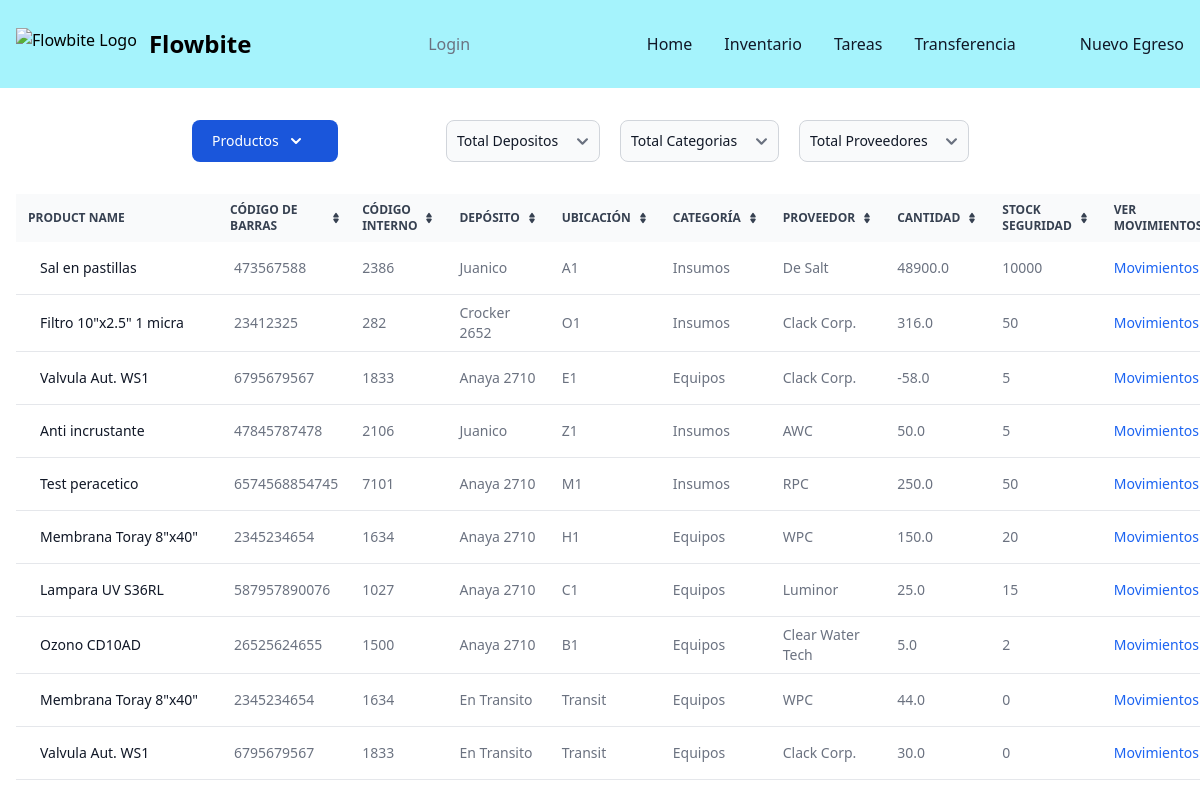
Before: /stock/ with the older database file.
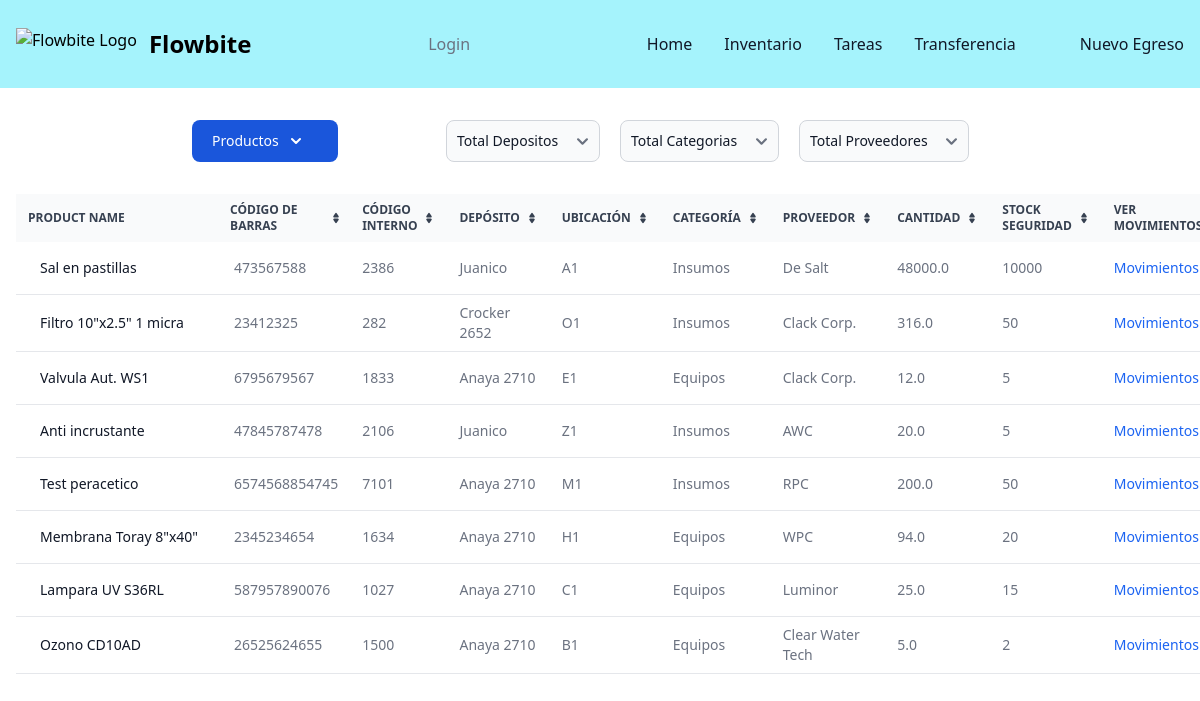
After: the same page with the newer database file.
### filsa/models.py (models this page shows, shortened)
class Product(models.Model):
    CATEGORIES = [('Tubos', 'Tubos'),
                  ('Tornillos', 'Tornillos'),
                  ('Accesorios','Accesorios'),
                  ('Maquinas','Maquinas'),
                  ('Insumos','Insumos')
                  ]
    product_id = models.AutoField(primary_key=True)
    name = models.CharField(max_length=50)
    barcode = models.BigIntegerField(verbose_name=u"Codigo de Barras")
    internalCode = models.BigIntegerField(verbose_name=u"Codigo Interno")
    quantity = models.FloatField()
    category = models.CharField(max_length=20, choices=CATEGORIES, default='Insumos')
    location = models.CharField(max_length=20, default='')
    supplier = models.CharField(max_length=20, default='')
    warehouse = models.ForeignKey(Warehouses, on_delete=models.CASCADE, related_name='warehouse_name')
    deltaQuantity = models.FloatField()
    stockSecurity = models.IntegerField()
    inTransit = models.BooleanField()
    def __str__(self):
        return self.name

class Warehouses(models.Model):
    name = models.CharField(max_length=50)

### filsa/views.py (the view)
# urls.py: path('stock/', StockListView.as_view() , name='stock'),
class StockListView(generic.ListView):
    model = Product
    template_name = 'stock.html'
    print('llega aca con el checkbox')
    def get_context_data(self, *args, **kwargs):
        products_obj = Product.objects.all().values()
        context = super(StockListView, self).get_context_data(*args, **kwargs)
        warehouse = self.request.GET.get('warehouse',None)
        print('warehouse is', warehouse)
        supplier = self.request.GET.get('supplier',None)
        category = self.request.GET.get('category',None)
        if category:
            category_filter = True
            categoryList = [category]
        else:
            categoryList = Product.objects.all().values('category').distinct()
        if supplier:
            supplier_filter = True
            supplierList = [supplier]
        else:
            supplierList = Product.objects.all().values('supplier').distinct()
        if warehouse:
            warehouse = Warehouses.objects.get(name=warehouse)
            warehouseList = Warehouses.objects.get(name=warehouse)
            context.update({'products' : Product.objects.select_related('warehouse').filter(warehouse=warehouse, category ='Insumos')}) #, supplier ='De Salt')
        else:
            warehouseList = Warehouses.objects.all()
        context['products'] = Product.objects.all().select_related('warehouse') #.filter(category__in=categoryList, supplier__in=supplierList)
        print('categoryList', categoryList)
        print('args', args)
        print('kwargs in get_context_data', kwargs)
        context['productList'] = Product.objects.all().values('name').distinct()
        context['categoryList'] = Product.objects.all().values('category').distinct()
        context['supplierList'] = Product.objects.all().values('supplier').distinct()
        context['warehouseList'] = Warehouses.objects.all().values('name').distinct()
        print('context in get_context_data', context)
        return context

### filsa/templatetags/grouptag.py (called while the page is built)
@register.filter
def has_group(user, group_name):
    return user.groups.filter(name=group_name).exists()

### filsa/templates/stock.html (shortened to what this page needs)
{% extends '_base.html' %}
{% load static %}
{% block content %}
<div class="grid grid-cols-4 gap-2 ml-40 py-2 px-8 max-w-2xl lg:py-8">
        <button id="dropdownSearchButton" data-dropdown-toggle="dropdownSearch" data-dropdown-placement="bottom" class="text-white bg-blue-700 hover:bg-blue-800 focus:ring-4 focus:outline-none focus:ring-blue-300 font-medium rounded-lg text-sm px-5 py-2.5 text-center inline-flex items-center dark:bg-blue-600 dark:hover:bg-blue-700 dark:focus:ring-blue-800" type="button">Productos <svg class="w-2.5 h-2.5 ms-3" aria-hidden="true" xmlns="http://www.w3.org/2000/svg" fill="none" viewBox="0 0 10 6">
            <path stroke="currentColor" stroke-linecap="round" stroke-linejoin="round" stroke-width="2" d="m1 1 4 4 4-4"/>
            </svg>
            </button>
        <form method='GET' action="{% url 'filterproducts' %}"  id='filters' class="ml-20 sm:block lg:inline-flex">
            <select  name="deposito" id="deposito" class="ml-5 bg-gray-50 border border-gray-300 text-gray-900 text-sm rounded-lg focus:ring-blue-500 focus:border-blue-500 p-2.5 dark:bg-gray-700 dark:border-gray-600 dark:placeholder-gray-400 dark:text-white dark:focus:ring-blue-500 dark:focus:border-blue-500">
              <option selected>Total Depositos</option>
            </select>
            <select  name="categoria" id="categoria" class="ml-5 bg-gray-50 border border-gray-300 text-gray-900 text-sm rounded-lg focus:ring-blue-500 focus:border-blue-500 p-2.5 dark:bg-gray-700 dark:border-gray-600 dark:placeholder-gray-400 dark:text-white dark:focus:ring-blue-500 dark:focus:border-blue-500">
              <option selected>Total Categorias</option>
            </select>
            <select  name="supplier" id="supplier" class="ml-5 bg-gray-50 border border-gray-300 text-gray-900 text-sm rounded-lg focus:ring-blue-500 focus:border-blue-500 p-2.5 dark:bg-gray-700 dark:border-gray-600 dark:placeholder-gray-400 dark:text-white dark:focus:ring-blue-500 dark:focus:border-blue-500">
              <option selected>Total Proveedores</option>
            </select>
            </form>
</div>
<div class="w-full px-4 relative overflow-x-auto">
    <table id="productTable" class="py-8 px-4 mx-auto max-w-2xl lg:py-16 text-sm text-left rtl:text-right text-gray-500 dark:text-gray-400">
        <thead class="text-xs text-gray-700 uppercase bg-gray-50 dark:bg-gray-700 dark:text-gray-400">
            <tr>
                <th scope="col" class="px-3 py-2">
                    Product name
                </th>
                <th scope="col" class="px-2 py-2">
                    <div class="flex items-center">
                        Código de Barras
                        <a href="#"></a>
                    </div>
                </th>
                <th scope="col" class="px-3 py-2">
                    <div class="flex items-center">
                        Código Interno
                        <a href="#"></a>
                    </div>
                </th>
                <th scope="col" class="px-3 py-2">
                    <div class="flex items-center">
                        Depósito
                        <a href="#"></a>
                    </div>
                </th>
                <th scope="col" class="px-3 py-2">
                    <div class="flex items-center">
                        Ubicación
                        <a href="#"></a>
                    </div>
                </th>
                <th scope="col" class="px-3 py-2">
                    <div class="flex items-center">
                        Categoría
                        <a href="#"></a>
                    </div>
                </th>
                <th scope="col" class="px-3 py-2">
                    <div class="flex items-center">
                        Proveedor
                        <a href="#"></a>
                    </div>
                </th>
                <th scope="col" class="px-3 py-2">
                    <div class="flex items-center">
                        Cantidad
                        <a href="#"></a>
                    </div>
                </th>
                <th scope="col" class="px-3 py-2">
                    <div class="flex items-center">
                        Stock Seguridad
                        <a href="#"></a>
                    </div>
                </th>
                <th scope="col" class="px-3 py-2">
                    <div class="flex items-center">
                    <span>Ver Movimientos</span>
                </div>
                </th>
            </tr>
        </thead>
        <tbody>
            {% for product in products %}
            <tr class="bg-white border-b dark:bg-gray-800 dark:border-gray-700">
                <th scope="row" class="px-6 py-4 font-medium text-gray-900 whitespace-nowrap dark:text-white">
                    {{product.name}}
                </th>
                <td class="px-3 py-2">
                    {{product.barcode}}
                </td>
                <td class="px-3 py-2">
                    {{product.internalCode}}
                </td>
                <td class="px-3 py-2">
                    {{product.warehouse.name}}
                </td>
                <td class="px-3 py-2">
                    {{product.location}}
                </td>
                <td class="px-3 py-2">
                    {{product.category}}
                </td>
                <td class="px-3 py-2">
                    {{product.supplier}}
                </td>
                <td class="px-3 py-2">
                    {{product.quantity}}
                </td>
                <td class="px-3 py-2">
                    {{product.stockSecurity}}
                </td>
                <td class="px-3 py-2">
                    <a href="{% url 'stockhistory' product_id=product.product_id %}"   class="font-medium text-blue-600 dark:text-blue-500 hover:underline">Movimientos</a>
                </td>
            </tr>
            {% endfor %}
        </tbody>
    </table>
</div>
  {% endblock content %}

### filsa/templates/_base.html (shortened to what this page needs)
{% load compress %}
{% load static %}
{% load grouptag %}
<!DOCTYPE html>
<html lang="en">
<head>
<link rel="stylesheet" href="https://ajax.googleapis.com/ajax/libs/jqueryui/1.11.4/themes/smoothness/jquery-ui.css">
    {% compress css %}
    <link rel="stylesheet" href="{% static 'src/output.css' %}">
    {% endcompress %}
</head>
<nav class="bg-cyan-200 border-gray-200 dark:bg-gray-900">
    <div class="max-w-screen-xl flex flex-wrap items-center justify-between mx-auto p-4">
      <a href="https://flowbite.com/" class="flex items-center space-x-3 rtl:space-x-reverse">
          <img src="https://flowbite.com/docs/images/logo.svg" class="h-8" alt="Flowbite Logo" />
          <span class="self-center text-2xl font-semibold whitespace-nowrap dark:text-white">Flowbite</span>
      </a>
      {% if user.is_authenticated %}
      <div class="flex text-black-400 items-center lg:mr-20 sm:mr-0 lm:mr-0">
        Usuario: {{ user.get_username }}
      </div>
      <a href="{% url 'logout' %}?next={{ request.path }}" class="py-4 px-2 text-gray-500 hover:text-green-500 transition duration-300">Logout</a>
      {% else %}
      <a href="{% url 'login' %}?next={{ request.path }}" class="py-4 px-2 text-gray-500 hover:text-green-500 transition duration-300">Login</a>
      {% endif %}
      <div class="hidden w-full md:block md:w-auto" id="navbar-default">
        <ul class="font-medium flex flex-col p-4 md:p-0 mt-4 border border-gray-100 rounded-lg md:flex-row md:space-x-8 rtl:space-x-reverse md:mt-0 md:border-0 dark:bg-gray-800 md:dark:bg-gray-900 dark:border-gray-700">
          <li>
            <a href="{% url 'stock' %}" class="text-gray-900 rounded hover:bg-gray-100 md:border-0 md:hover:text-blue-700 md:p-0 dark:text-white md:dark:hover:text-blue-500 dark:hover:bg-gray-700 dark:hover:text-white md:dark:hover:bg-transparent">Home</a>
          </li>
          <li>
            <a href="{% url 'stock' %}" class="block py-2 px-3 text-gray-900 rounded hover:bg-gray-100 md:border-0 md:hover:text-blue-700 md:p-0 dark:text-white md:dark:hover:text-blue-500 dark:hover:bg-gray-700 dark:hover:text-white md:dark:hover:bg-transparent">Inventario</a>
          </li>
          <li>
            <a href="{% url 'tasks' %}" class="block py-2 px-3 text-gray-900 rounded hover:bg-gray-100 md:border-0 md:hover:text-blue-700 md:p-0 dark:text-white md:dark:hover:text-blue-500 dark:hover:bg-gray-700 dark:hover:text-white md:dark:hover:bg-transparent">Tareas</a>
          </li>
          <li>
            <a href="{% url 'transfer' %}" class="block py-2 px-3 text-gray-900 rounded hover:bg-gray-100 md:border-0 md:hover:text-blue-700 md:p-0 dark:text-white md:dark:hover:text-blue-500 dark:hover:bg-gray-700 dark:hover:text-white md:dark:hover:bg-transparent">Transferencia</a>
          </li>
          <li>
            <a href="{% url 'outboundorder' %}" class="block py-2 px-3 text-gray-900 rounded hover:bg-gray-100 md:border-0 md:hover:text-blue-700 md:p-0 dark:text-white md:dark:hover:text-blue-500 dark:hover:bg-gray-700 dark:hover:text-white md:dark:hover:bg-transparent">Nuevo Egreso</a>
          </li>
        </ul>
      </div>
    </div>
  </nav>
 {% block content %}
 {% endblock content %}
</body>
</html>

Changed rows visible on the page:
removed Product: name "Membrana Toray 8\"x40\"", barcode "2345234654", internalCode "1634", warehouse.name "En Transito", location "Transit", category "Equipos", supplier "WPC", quantity "44.0", stockSecurity "0"
removed Product: name "Valvula Aut. WS1", barcode "6795679567", internalCode "1833", warehouse.name "En Transito", location "Transit", category "Equipos", supplier "Clack Corp.", quantity "30.0", stockSecurity "0"
changed Product "Sal en pastillas": quantity "48900.0" → "48000.0"
changed Product "Valvula Aut. WS1": quantity "-58.0" → "12.0"
changed Product "Anti incrustante": quantity "50.0" → "20.0"
changed Product "Test peracetico": quantity "250.0" → "200.0"
changed Product "Membrana Toray 8\"x40\"": quantity "150.0" → "94.0"
